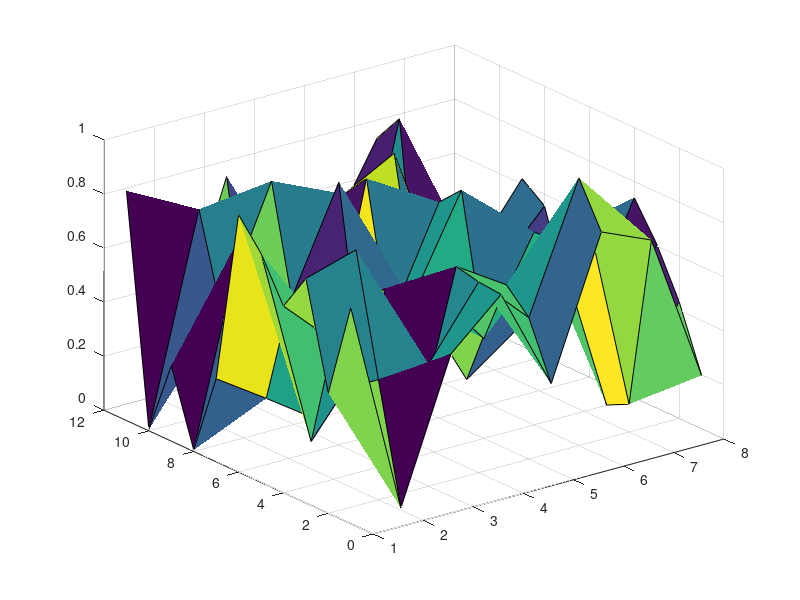

Write MATLAB code to recreate this figure. (Note: this script raises an error after producing the figure.)
x = 1:8;
y = 1:11;
z = rand(11,8);

[xx,yy] = meshgrid(x,y);

surf(xx,yy,z);

x = 1:8;
y = 1:11;
z = rand(11,8);
[xx,yy] = meshgrid(x,y);
surf(xx,yy,z)

surffit = fit([xx(:), yy(:)], z(:), 'poly32', 'normalize', 'on')

